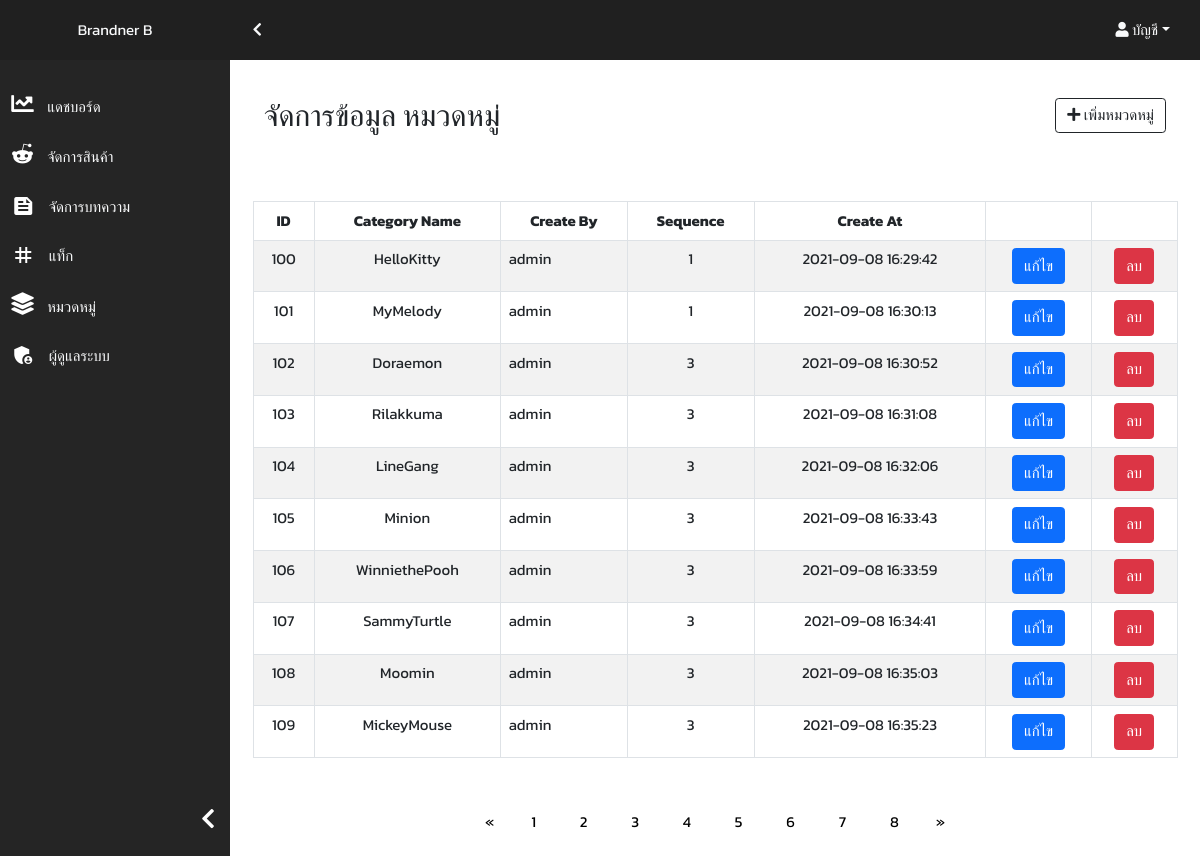
The app's page /category.php (signed in), older data.
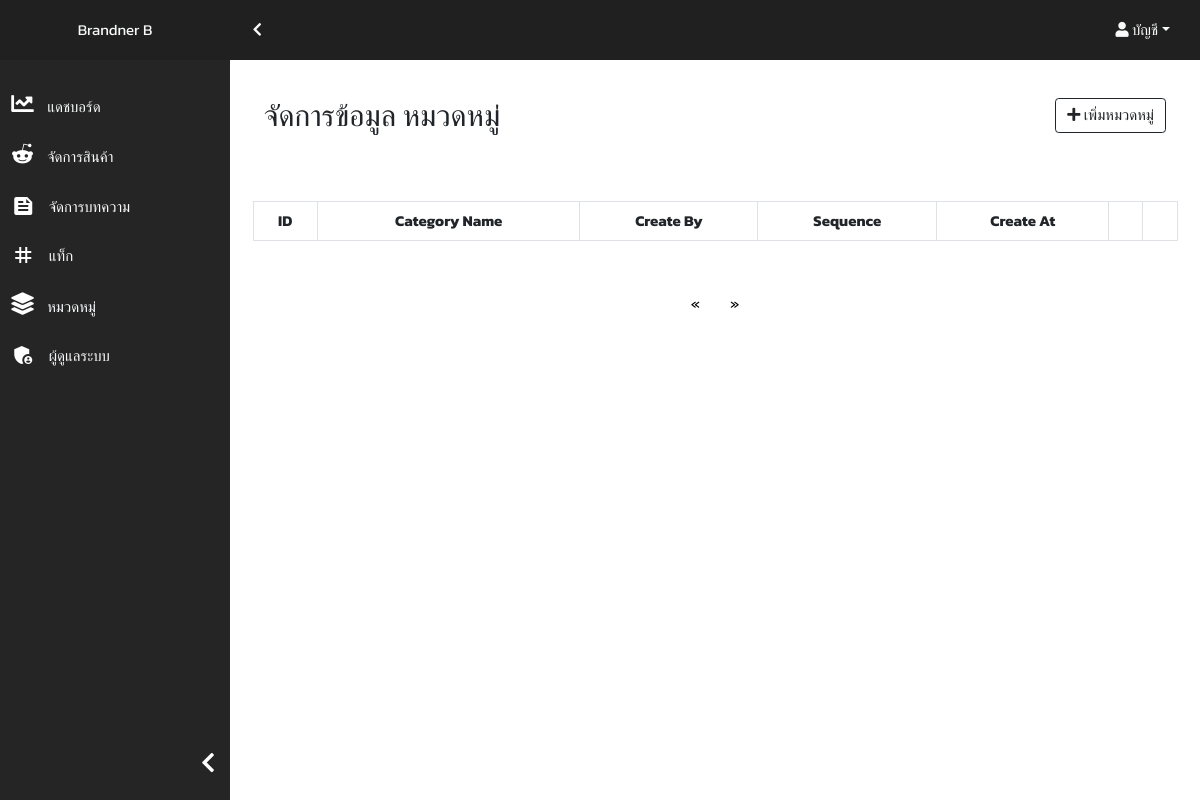
The same page, newer data.
### tables this page shows
CREATE TABLE `tb_category` (
  `c_id` int(10) NOT NULL,
  `c_name` varchar(255) NOT NULL,
  `c_username` varchar(255) NOT NULL,
  `c_status` tinyint(1) NOT NULL,
  `c_sequence` int(10) NOT NULL,
  `c_create_at` datetime NOT NULL DEFAULT CURRENT_TIMESTAMP,
  `category_url` varchar(20) NOT NULL
);

### components/add-categoty.php (the view, shortened to what this page needs)
<div class="box">
    <div class="container">
        <div class="row">
            <div class="col">
                <h2 align="start" class="mt-4 mb-4">จัดการข้อมูล หมวดหมู่</h2><br />
            </div>
            <div class="col">
                <form name="frmSearch" method="post" action="<?php echo $_SERVER['SCRIPT_NAME']; ?>" a>
                    <div class="form-group w-100 pull-right">
                        <button type="button" class="btn btn-outline-dark float-end mt-4 mb-4" data-bs-toggle="modal" data-bs-target="#ModalAddCate">
                            <i class="fas fa-plus"></i> เพิ่มหมวดหมู่
                        </button>
                    </div>
                    <br />
                </form>
            </div>
        </div>
    </div>
    <br />
    <?php
    require_once('./functions/category-functions.php');
    $perpage = 10;
    if (isset($_GET['page'])) {
        $page = $_GET['page'];
    } else {
        $page = 1;
    }
    $start = ($page - 1) * $perpage;
    $data = "SELECT * FROM tb_category LIMIT {$start} , {$perpage} ";
    $query = mysqli_query($connect, $data);
    ?>
    <div class="box-body table-responsive">
        <table id="tb_tag" class="table table-bordered table-striped table-hover">
            <thead>
                <tr>
                    <th>ID</th>
                    <th>Category Name</th>
                    <th>Create By</th>
                    <th>Sequence</th>
                    <th>Create At</th>
                    <th></th>
                    <th></th>
                </tr>
            </thead>
            <tbody>
                <?php
                while ($result = mysqli_fetch_array($query)) {
                ?>
                    <tr>
                        <td align="center"><?php echo $result["c_id"]; ?></td>
                        <td align="center"><?php echo mb_substr($result["c_name"], 0, 60, 'utf-8'); ?></td>
                        <td><?php echo strip_tags(mb_substr($result["c_username"], 0, 80, 'utf-8')); ?></td>
                        <td align="center"><?php echo $result["c_sequence"]; ?></td>
                        <td align="center"><?php echo mb_substr($result["c_create_at"], 0, 80, 'utf-8'); ?></td>
                        <td align="center"><a class="btn btn-primary" href="./admin/cate-edit.php?cateId=<?php echo $result["c_id"]; ?>">แก้ไข</a></td>
                        <td align="center"><a class="btn btn-danger" type="button" href="./functions/category-delete-function.php?cateId=<?php echo $result["c_id"]; ?>" onclick="return confirm('คุณต้องการลบข้อมูลที่เลือก !!!')">ลบ</a></td>
                    </tr>
                <?php
                }
                ?>
        </table>
        <?php
        $sql2 = "select * from tb_category ";
        $query2 = mysqli_query($connect, $sql2);
        $total_record = mysqli_num_rows($query2);
        $total_page = ceil($total_record / $perpage);
        ?>
        <div class="d-flex justify-content-center mt-5">
            <ul class="list-group">
                <li class="list-group-item">
                    <a href="./category.php?page=1" aria-label="Previous">
                        <span aria-hidden="true">&laquo;</span>
                    </a>
                </li>
                <?php for ($i = 1; $i <= $total_page; $i++) { ?>
                    <li class="list-group-item"><a href="./category.php?page=<?php echo $i; ?>"> &nbsp; <?php echo $i; ?> &nbsp;</a></li>
                <?php } ?>
                <li class="list-group-item">
                    <a href="./category.php?page=<?php echo $total_page; ?>" aria-label="Next">
                        <span aria-hidden="true">&raquo;</span>
                    </a>
                </li>
            </ul>
        </div>
    </div>
</div>

### category.php (shortened to what this page needs)
<!DOCTYPE html>
<html lang="en">
<head>
    <link rel="stylesheet" type="text/css" href="style/products-management.css">
    <link rel="stylesheet" type="text/css" href="style/dashboard.css">
    <link rel="stylesheet" type="text/css" href="style/category.css">
</head>
<body>
    <header>
        <div class="navbar-wrapper" id="navbar-content">
            <div class="navbar navbar-expand">
                <a href="javascript:;" class="link-light" onclick="setSidebarCollapse()">
                    <i class="fas fa-chevron-left"></i>
                </a>
                <ul class="navbar-nav ms-auto">
                    <li class="nav-item dropdown">
                        <a href="javascript:;" class="nav-link dropdown-toggle link-light" data-bs-toggle="dropdown" aria-expanded="false">
                            <i class="fas fa-user"></i> บัญชี</a>
                    </li>
                </ul>
            </div>
        </div>
    </header>
    <div class="sidebar-wrapper" id="sidebar-content">
        <div class="sidebar-content">
            <div class="sidebar-header">
                <a href="javascript:;" class="sidebar-brand link-light">
                    <span class="brand">Brandner</span>
                    <span class="brand-collapsed">B</span>
                </a>
            </div>
            <div class="sidebar-menu">
                <ul class="menu-group">
                    <li> <a class="menu-item link-light" href="products-management.php">
                            <i class="fas fa-chart-line icon-padding"></i>
                            <span class="menu-item-label">แดชบอร์ด</span> </a>
                    </li>
                    <li> <a class="menu-item link-light" href="add-product.php">
                            <i class="fab fa-reddit-alien icon-padding"></i>
                            <span class="menu-item-label">จัดการสินค้า</span> </a>
                    </li>
                    <li> <a class="menu-item link-light" href="add-article.php">
                            <span class="material-icons icon-sidebar icon-padding">
                            </span>
                            <span class="menu-item-label">จัดการบทความ</span> </a>
                    </li>
                    <li> <a class="menu-item link-light" href="tag.php">
                            <span class="material-icons icon-sidebar icon-padding">
                            </span>
                            <span class="menu-item-label">แท็ก</span> </a>
                    </li>
                    <li> <a class="menu-item link-light" href="category.php">
                            <i class="fas fa-layer-group  icon-padding"></i>
                            <span class="menu-item-label">หมวดหมู่</span> </a>
                    </li>
                    <li> <a class="menu-item link-light" href="add-admin.php">
                            <span class="material-icons icon-sidebar icon-padding">
                            </span>
                            <span class="menu-item-label">ผู้ดูแลระบบ</span> </a>
                    </li>
                </ul>
                <div class="mt-auto text-end">
                    <a href="javascript:;" class="icon-toggle link-light" onclick="setSidebarCollapse()">
                        <i class="fas fa-chevron-left"></i>
                    </a>
                </div>
            </div>
        </div>
    </div>
    <div class="page-wrapper" id="page-content">
        <div class="page-content">
            <?php include_once('./components/add-categoty.php'); ?>
        </div>
    </div>
</body>
</html>

### style/products-management.css (style rules this page uses)
.navbar-wrapper { position: absolute; top: 0; left: 230px; right: 0; z-index: 11; height: 60px; transition: all 0.2s ease; }
.navbar-wrapper .navbar { background-color: #202020; height: 100%; padding-left: 1.5rem; padding-right: 1.5rem; }
.sidebar-wrapper { position: absolute; top: 0; left: 0; z-index: 10; width: 230px; height: 100vh; transition: all 0.2s ease; }
.sidebar-wrapper .icon-padding { padding: 0 10px 0 0; }
.sidebar-wrapper .fab, .sidebar-wrapper .far, .sidebar-wrapper .fa, .sidebar-wrapper .fas { font-size: 1.5rem; color: white; }
.material-icons { color: white; }
li .menu-item .material-icons { vertical-align: text-bottom !important; }
li .menu-item { margin: 10px 0; }
.sidebar-wrapper .sidebar-header { height: 60px; background-color: #202020; display: flex; justify-content: center; align-items: center; }
.sidebar-wrapper .sidebar-header a { text-decoration: none; }
.sidebar-wrapper .sidebar-menu { height: calc(100vh - 60px); overflow-y: auto; overflow-x: hidden; background-color: #252525; color: #f1f1f1; padding: 1rem 0; display: flex; flex-direction: column; }
.page-wrapper { height: 100vh; padding-left: 230px; padding-top: 60px; transition: all 0.2s ease; }
.page-wrapper .page-content { padding: 1rem 1.5rem; height: 100%; overflow-y: auto; }
.fa-chevron-left { transition: all 0.2s ease; transform: rotateY(0); }
.menu-group { list-style: none; padding: 0; }
.menu-group .menu-item { display: block; padding: 0.5rem 0.75rem; text-decoration: none; white-space: nowrap; }
.icon-toggle { padding: 0.5rem 1rem; }
.brand { display: inline; }

### style/dashboard.css (style rules this page uses)
.fab { font-size: 40px; color: black; }
.material-icons { font-size: 50px; color: black; }
li .menu-item .material-icons { vertical-align: text-bottom !important; }
li .menu-item { margin: 10px 0; }

### style/category.css (style rules this page uses)
li .menu-item .material-icons { vertical-align: text-bottom !important; }
li .menu-item { margin: 10px 0 !important; }
.icon-sidebar { color: white; }
.list-group { flex-direction: row !important; }
.list-group .list-group-item { border: none; }
.list-group .list-group-item a { color: #000; font-size: 15px; }

Row changes from the older to the newer data that the page shows:
removed tb_category: c_id "100", c_name "HelloKitty", c_username "admin", c_sequence "1", c_create_at "2021-09-08 16:29:42"
removed tb_category: c_id "101", c_name "MyMelody", c_username "admin", c_sequence "1", c_create_at "2021-09-08 16:30:13"
removed tb_category: c_id "102", c_name "Doraemon", c_username "admin", c_sequence "3", c_create_at "2021-09-08 16:30:52"
removed tb_category: c_id "103", c_name "Rilakkuma", c_username "admin", c_sequence "3", c_create_at "2021-09-08 16:31:08"
removed tb_category: c_id "104", c_name "LineGang", c_username "admin", c_sequence "3", c_create_at "2021-09-08 16:32:06"
removed tb_category: c_id "105", c_name "Minion", c_username "admin", c_sequence "3", c_create_at "2021-09-08 16:33:43"
removed tb_category: c_id "106", c_name "WinniethePooh", c_username "admin", c_sequence "3", c_create_at "2021-09-08 16:33:59"
removed tb_category: c_id "107", c_name "SammyTurtle", c_username "admin", c_sequence "3", c_create_at "2021-09-08 16:34:41"
removed tb_category: c_id "108", c_name "Moomin", c_username "admin", c_sequence "3", c_create_at "2021-09-08 16:35:03"
removed tb_category: c_id "109", c_name "MickeyMouse", c_username "admin", c_sequence "3", c_create_at "2021-09-08 16:35:23"
Text that changed along with them:
list line gone: "1"
list line gone: "2"
list line gone: "3"
list line gone: "4"
list line gone: "5"
list line gone: "6"
list line gone: "7"
list line gone: "8"
